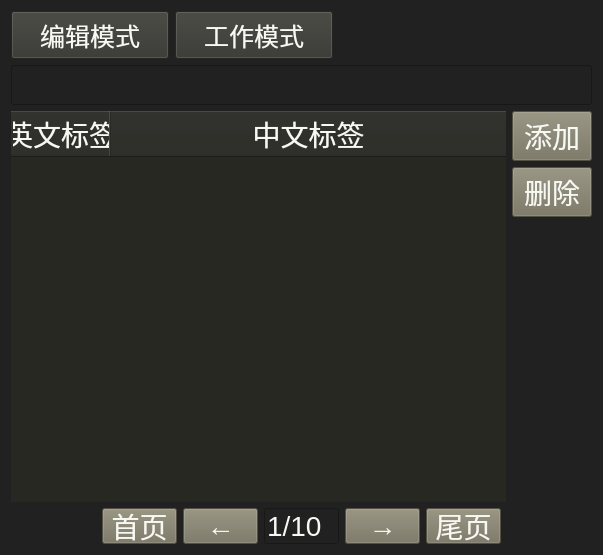
<?xml version="1.0" encoding="UTF-8"?>
<ui version="4.0">
 <class>Form</class>
 <widget class="QWidget" name="Form">
  <property name="geometry">
   <rect>
    <x>0</x>
    <y>0</y>
    <width>603</width>
    <height>555</height>
   </rect>
  </property>
  <property name="minimumSize">
   <size>
    <width>75</width>
    <height>36</height>
   </size>
  </property>
  <property name="windowTitle">
   <string>Form</string>
  </property>
  <property name="styleSheet">
   <string notr="true">* {
	font-family:&quot;KaiTi&quot;;
	font-size:28px;
	color: #F8F8F2;
}

*::item:hover {
    background-color: #474844;
}
*::item:selected {
    background-color: #75715E;
}
/* 背景 */
QWidget {
    background-color: #202120;
}
/* list */
QListWidget {
	background-color: #272822;
	border: none;
}
QListWidget::item {
	padding: 5px;
}
/* table */
QTableWidget {
	background-color: #272822;
	border: none;
}
QTableWidget::item {
	margin:5px
}
/* table:表头 */
QHeaderView::section {
	background-color: #272822;
}
/* 按钮 */
QPushButton {
	background-color: #75715e;
}
QPushButton:hover {
    background-color: #8d8871;
}
QPushButton:selected {
    background-color: #8d8871;
}
/* 多页Tab */
QTabBar::tab {
	background-color: #34352f;
	margin-right:1px;
	margin-left:1px;
	width:150px;
}
QTabBar::tab:selected {
	background-color: #272822;
}
QTabWidget::pane{
	border:none;
}
/* 状态条 */
QStatusBar {
	background-color: #414339;
}
/* 菜单栏 */
QMenuBar, QMenu {
	font-family:&quot;SimHei&quot;;
	font-size:25px;
	color: #F8F8F2;
}
QMenuBar::item:disabled, QMenu::item:disabled {
    color: #4c4d4b;
}
/* 滑动条 */
QScrollBar:disabled {
    background: #272822;
}
QScrollBar:vertical {
    width: 8px;
}
QScrollBar:horizontal {
    height: 8px;
}
QScrollBar::handle { 
    padding: 0;
    margin: 2px;
    border-radius: 2px;
    border: 2px solid palette(midlight);
    background: palette(midlight);
}
QScrollBar::handle:vertical {
    min-height: 20px;
    min-width: 0px;
}
QScrollBar::handle:horizontal {
    min-width: 20px;
    min-height: 0px;
}
QScrollBar::handle:hover {
    border-color: palette(light);
    background: palette(light);
}
QScrollBar::handle:pressed {
    background: palette(highlight);
    border-color: palette(highlight);
}
QScrollBar::add-line , QScrollBar::sub-line {
    height: 0px;
    border: 0px;
}
QScrollBar::up-arrow, QScrollBar::down-arrow {
    border: 0px;
    width: 0px;
    height: 0px;
}
QScrollBar::add-page, QScrollBar::sub-page {
    background: none;
}</string>
  </property>
  <layout class="QVBoxLayout" name="verticalLayout_2">
   <item>
    <layout class="QHBoxLayout" name="horizontalLayout_3">
     <item>
      <widget class="QPushButton" name="wf_editmode">
       <property name="styleSheet">
        <string notr="true">QPushButton {
	background-color: #34352f;
	font-family:&quot;SimHei&quot;;
	font-size:25px;
	color: #F8F8F2;
	width: 150px;
	height:40px;
}
QPushButton:hover {
    background-color: #34352f;
}
QPushButton:selected {
    background-color: #34352f;
}
QPushButton:checked {
    background-color: #272822;
}</string>
       </property>
       <property name="text">
        <string>编辑模式</string>
       </property>
      </widget>
     </item>
     <item>
      <widget class="QPushButton" name="wf_workmode">
       <property name="styleSheet">
        <string notr="true">QPushButton {
	background-color: #34352f;
	font-family:&quot;SimHei&quot;;
	font-size:25px;
	color: #F8F8F2;
	width: 150px;
	height:40px;
}
QPushButton:hover {
    background-color: #34352f;
}
QPushButton:selected {
    background-color: #34352f;
}
QPushButton:checked {
    background-color: #272822;
}</string>
       </property>
       <property name="text">
        <string>工作模式</string>
       </property>
      </widget>
     </item>
     <item>
      <spacer name="horizontalSpacer_3">
       <property name="orientation">
        <enum>Qt::Horizontal</enum>
       </property>
       <property name="sizeHint" stdset="0">
        <size>
         <width>40</width>
         <height>20</height>
        </size>
       </property>
      </spacer>
     </item>
    </layout>
   </item>
   <item>
    <widget class="QLineEdit" name="wf_insEdit"/>
   </item>
   <item>
    <layout class="QHBoxLayout" name="horizontalLayout_2">
     <item>
      <widget class="QTableWidget" name="wf_table">
       <attribute name="horizontalHeaderCascadingSectionResizes">
        <bool>true</bool>
       </attribute>
       <attribute name="horizontalHeaderShowSortIndicator" stdset="0">
        <bool>true</bool>
       </attribute>
       <attribute name="horizontalHeaderStretchLastSection">
        <bool>true</bool>
       </attribute>
       <attribute name="verticalHeaderVisible">
        <bool>false</bool>
       </attribute>
       <column>
        <property name="text">
         <string>英文标签</string>
        </property>
       </column>
       <column>
        <property name="text">
         <string>中文标签</string>
        </property>
       </column>
      </widget>
     </item>
     <item>
      <layout class="QVBoxLayout" name="verticalLayout">
       <item>
        <widget class="QPushButton" name="wf_add">
         <property name="text">
          <string>添加</string>
         </property>
        </widget>
       </item>
       <item>
        <widget class="QPushButton" name="wf_del">
         <property name="text">
          <string>删除</string>
         </property>
        </widget>
       </item>
       <item>
        <spacer name="verticalSpacer">
         <property name="orientation">
          <enum>Qt::Vertical</enum>
         </property>
         <property name="sizeHint" stdset="0">
          <size>
           <width>20</width>
           <height>40</height>
          </size>
         </property>
        </spacer>
       </item>
      </layout>
     </item>
    </layout>
   </item>
   <item>
    <layout class="QHBoxLayout" name="horizontalLayout">
     <item>
      <spacer name="horizontalSpacer">
       <property name="orientation">
        <enum>Qt::Horizontal</enum>
       </property>
       <property name="sizeHint" stdset="0">
        <size>
         <width>40</width>
         <height>20</height>
        </size>
       </property>
      </spacer>
     </item>
     <item>
      <widget class="QPushButton" name="wf_firstpage">
       <property name="minimumSize">
        <size>
         <width>75</width>
         <height>36</height>
        </size>
       </property>
       <property name="maximumSize">
        <size>
         <width>75</width>
         <height>36</height>
        </size>
       </property>
       <property name="text">
        <string>首页</string>
       </property>
      </widget>
     </item>
     <item>
      <widget class="QPushButton" name="wf_prepage">
       <property name="minimumSize">
        <size>
         <width>75</width>
         <height>36</height>
        </size>
       </property>
       <property name="maximumSize">
        <size>
         <width>75</width>
         <height>36</height>
        </size>
       </property>
       <property name="text">
        <string>←</string>
       </property>
       <property name="autoDefault">
        <bool>false</bool>
       </property>
      </widget>
     </item>
     <item>
      <widget class="QLineEdit" name="wf_pageEdit">
       <property name="minimumSize">
        <size>
         <width>75</width>
         <height>36</height>
        </size>
       </property>
       <property name="maximumSize">
        <size>
         <width>75</width>
         <height>36</height>
        </size>
       </property>
       <property name="text">
        <string>1/10</string>
       </property>
      </widget>
     </item>
     <item>
      <widget class="QPushButton" name="wf_nextpage">
       <property name="minimumSize">
        <size>
         <width>75</width>
         <height>36</height>
        </size>
       </property>
       <property name="maximumSize">
        <size>
         <width>75</width>
         <height>36</height>
        </size>
       </property>
       <property name="text">
        <string>→</string>
       </property>
      </widget>
     </item>
     <item>
      <widget class="QPushButton" name="wf_endpage">
       <property name="minimumSize">
        <size>
         <width>75</width>
         <height>36</height>
        </size>
       </property>
       <property name="maximumSize">
        <size>
         <width>75</width>
         <height>36</height>
        </size>
       </property>
       <property name="text">
        <string>尾页</string>
       </property>
      </widget>
     </item>
     <item>
      <spacer name="horizontalSpacer_2">
       <property name="orientation">
        <enum>Qt::Horizontal</enum>
       </property>
       <property name="sizeHint" stdset="0">
        <size>
         <width>40</width>
         <height>20</height>
        </size>
       </property>
      </spacer>
     </item>
    </layout>
   </item>
  </layout>
 </widget>
 <resources/>
 <connections/>
</ui>
